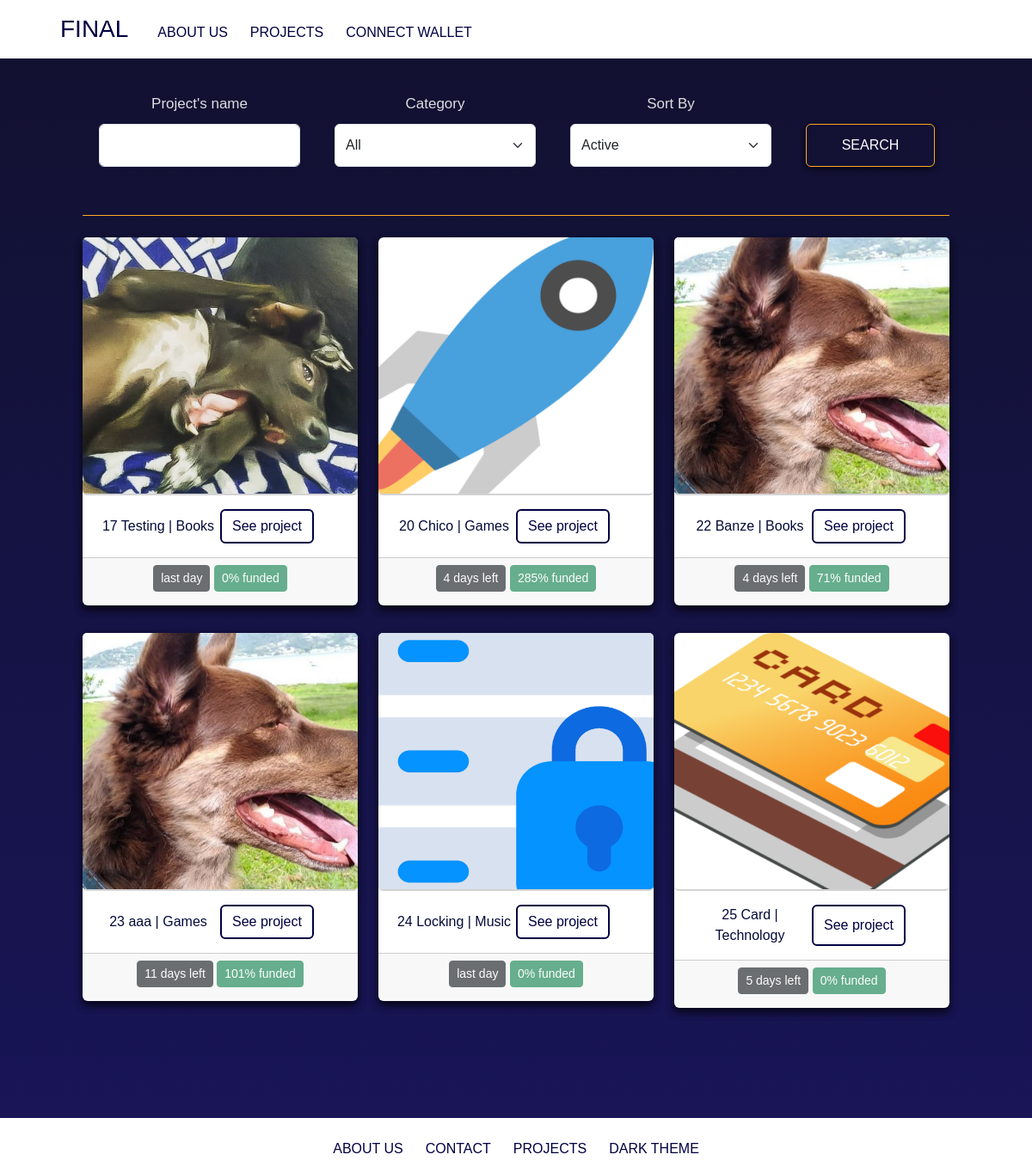
The app's page /projects with its own data.
### tables this page shows
CREATE TABLE 'projects' (
    id INTEGER PRIMARY KEY,
    public_key TEXT,
    name TEXT,
    category TEXT,
    created_at TIMESTAMP DEFAULT CURRENT_TIMESTAMP
, 'status' TEXT, 'goal' INTEGER, 'expire_date' DATETIME,'image_path' TEXT, 'description' TEXT);

### app.py (the view)
@app.route("/projects", methods=["GET", "POST"])
def projects():
    projects_list = []
    if request.method == "POST":
        project_search = {
            "category": request.form.get("searchProjectCategory"),
        }
        if validate_input(project_search) != True:
            return apology(validate_input(project_search))
        projects_list = search_projects(request.form.get("searchProjectName"), project_search["category"], "active")
    else:
        projects_list = search_projects(status="active")
    return render_template("projects.html", projects_list=projects_list)

### app.py (called while the page is built)
@app.context_processor
def global_variables():
    admin_account = "GCLMA7L4TWKF2NZYKT3W5OZCJ6IBLLPN3P7Q5JRFRTV3FRMCR3BEGYQR"
    categories_list = ["Books", "Games", "Music", "Technology"]
    status_list = ["Active", "Fund", "Refund", "Successful", "Unsuccessful"]
    return dict(categories_list=categories_list, status_list=status_list, admin_account=admin_account)

@app.after_request
def after_request(response):
    response.headers["Cache-Control"] = "no-cache, no-store, must-revalidate"
    response.headers["Expires"] = 0
    response.headers["Pragma"] = "no-cache"
    return response

### helpers.py (called while the page is built)
def format_date(date, date_type):
    if date_type == "long_datetime_db":
        dt = datetime.strptime(date, "%Y-%m-%d")
        new_date = dt.replace(hour=23, minute=59, second=59)
    elif date_type == "medium_string":
        new_date = datetime.strptime(date, "%Y-%m-%d %H:%M:%S").strftime("%d/%m/%Y")
    elif date_type == "long_datetime":
        new_date = datetime.strptime(date, "%Y-%m-%d %H:%M:%S")
    return new_date

def calculate_project_progress(projects_list):
    for project in projects_list:
        amount_donations = db.execute("SELECT SUM(amount) as donations FROM transactions WHERE project_id = ? AND type = ?", project["project_id"], "donation")[0]
        if not amount_donations["donations"]:
            amount_donations["donations"] = 0
        project["total_donations"] = amount_donations["donations"]
        project["funding_progress"] = f'{math.floor(project["total_donations"] / project["goal"] * 100)}%'
    return projects_list

### templates/projects.html (shortened to what this page needs)
{% extends "layout.html" %}
{% block main %}
  <div class="container" id="projectsContainer">
    <form action="/projects" method="post" class="search-form" id="searchForm">
        <div class="row justify-content-center text-center gap-3">
          <div class="col-md-3 col-md">
            <label for="searchProjectName" class="form-text">Project's name</label>
            <input autocomplete="off" autofocus type="text" class="form-control" id="searchProjectName" name="searchProjectName">
          </div>
          <div class="col-md-3 col-md">
            <label for="searchProjectCategory" class="form-text">Category</label>
            <select class="form-select" id="searchProjectCategory" name="searchProjectCategory">
              <option selected>All</option>
            </select>
          </div>
          <div class="col-md-3 col-md">
            <label for="filter" class="form-text">Sort By</label>
            <select class="form-select" id="orderBy" name="orderBy">
              {% for status in status_list %}
                <option>{{ status | capitalize }}</option>
              {% endfor %}
            </select>
          </div>
          <div class="col-md-2 col-md">
            <button action="/projects" method="post" type="submit" class="btn btn-outline-light search-button" id="searchButton">SEARCH</button>
          </div>
        </div>
    </form>
    <hr>
    <div class="row justify-content-center">
      {% for project in projects_list %}
        <div class="col-md-4 col-md">
          <div class="card">
            <img src="{{ url_for('static', filename='uploads/' + project['image_path']) }}" class="card-img" alt="project image">
            <div class="card-body d-flex">
              <p class="card-text my-auto w-50">{{ project["project_id"] }} {{ project["name"] }} | {{ project["category"] }}</p>
              <button class="btn btn-outline-dark" onclick="location.href='{{ url_for('project_page', project_id=project['project_id']) }}'">See project</button>
            </div>
            <div class="card-footer">
              <button disabled class="btn btn-dark btn-sm mb-2"> {{ project["days_left"] }}</button>
              <button disabled class="btn btn-success btn-sm mb-2">{{ project["funding_progress"] }} funded</button>
            </div>
          </div>
        </div>
      {% endfor %}
    </div>
  </div>
{% endblock %}

### static/styles.css (style rules this page uses)
html { min-height: 100%; }
body { background: linear-gradient(180deg, #0D062D, #1C0A6B); background-image: linear-gradient(to bottom, #12102f, #131239, #151344, #17144e, #191559); background-size: cover; color: white; display: flex; flex-direction: column; font-family: 'Trebuchet MS', sans-serif; min-width: 100%; text-align: center; min-height: 100vh; }
hr { color: #FEA928; height: 10px; opacity: 1; }
input, select { height: 50px; width: 300px; }
.card { border: transparent; box-shadow: 0 4px 10px 0 rgba(0, 0, 0, 0.5), 0 6px 10px 0 rgba(0, 0, 0, 0.4); margin: auto; max-width: 340px; text-align: center; }
.card-img { border-bottom: 2px solid lightgrey; max-height: 300px; }
.card-body { max-height: 100px; }
.card-text { color: #050B3A; }
.card-footer { max-height: 150px; }
.btn-dark { background: #0D062D; color: white; }
.btn-outline-dark { background: transparent; border: 2px solid #000041; color: #000041; }
.btn-outline-light { border: 1px solid #FEA928; box-shadow: 0 2px 6px 0 rgba(0, 0, 0, 0.10), 0 2px 6px 0 rgba(0, 0, 0, 0.7); color: white; }
.search-form label { color: #DCDEE0; font-size: 17px; }
.search-form input, .search-form select { margin: 10px auto 40px; max-height: 50px; max-width: 306px; }
.search-button { height: 50px; margin-top: 40px; width: 150px; }
#projectsContainer { min-height: 100%; min-width: 100%; padding: 8%; padding-top: 3%; }
#editProjectForm input, select { display: flex; margin: auto; max-width: 500px; position: relative; }

### records on screen
projects: image_path (picture), project_id "17", name "Testing", category "Books", days_left "last day", funding_progress "0%"
projects: image_path (picture), project_id "20", name "Chico", category "Games", days_left "4 days left", funding_progress "285%"
projects: image_path (picture), project_id "22", name "Banze", category "Books", days_left "4 days left", funding_progress "71%"
projects: image_path (picture), project_id "23", name "aaa", category "Games", days_left "11 days left", funding_progress "101%"
projects: image_path (picture), project_id "24", name "Locking", category "Music", days_left "last day", funding_progress "0%"
projects: image_path (picture), project_id "25", name "Card", category "Technology", days_left "5 days left", funding_progress "0%"

### other values on screen
form field orderBy "Active"
